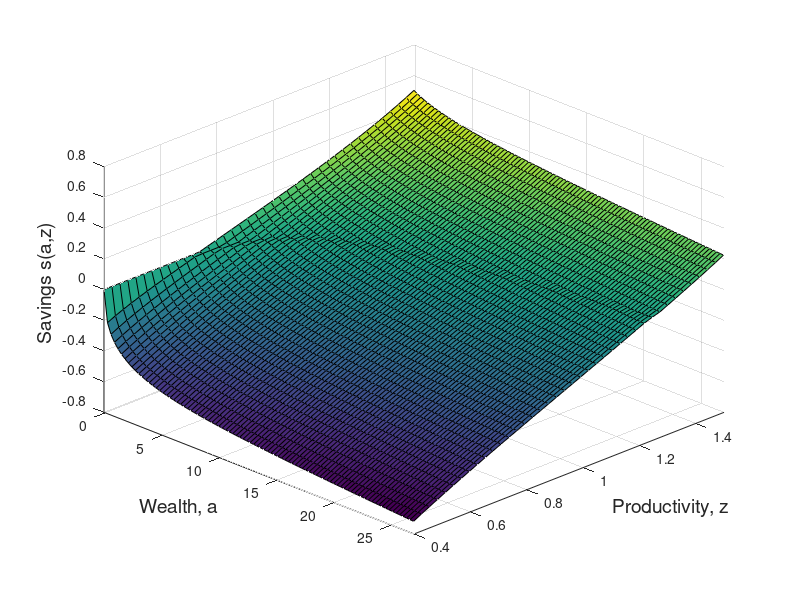

MATLAB code for this plot: (Note: this script raises an error after producing the figure.)
%Optimized for speed by SeHyoun Ahn

clear all; close all; clc;
tic;
ga = 2; %CRRA utility with parameter gamma
r = 0.04; %interest rate
rho = 0.05; %discount rate

% %ORNSTEIN-UHLENBECK PROCESS dlog(z) = -the*log(z)dt + sig2*dW
% %STATIONARY DISTRIBUTION IS log(z) ~ N(0,Var) WHERE Var = sig2/(2*the)
% sig2 = 0.05;
% % Corr = 0.85;
% Corr = 0.97;
% the = -log(Corr);
% Var = sig2/(2*the);
% logzmean = 0;
% zmean = logzmean + exp(Var/2); %MEAN OF LOG-NORMAL DISTRIBUTION N(0,Var)

%ORNSTEIN-UHLENBECK IN LEVELS
sig2 = 0.05;
Corr = 0.9;
the = -log(Corr);
Var = sig2/(2*the);
zmean = 1;

I=100;
amin = -0.1; %borrowing constraint
amax = 30;
a = linspace(amin,amax,I)';
da = (amax-amin)/(I-1);

J=40;
% zmin = exp(logzmean - 3 + Var/2);
% zmax = exp(logzmean + .3 + Var/2);
% zmin = 0.7;
% zmax = 1.25;
zmin = 0.4;
zmax = 1.5;
z = linspace(zmin,zmax,J);
dz = (zmax-zmin)/(J-1);
dz2 = dz^2;

% mu = (the*(logzmean - log(z)) + sig2/2).*z; %DRIFT (FROM ITO'S LEMMA)
% s2 = sig2.*z.^2; %VARIANCE (FROM ITO'S LEMMA)
%ORNSTEIN-UHLENBECK IN LEVELS
mu = the*(zmean - z); %DRIFT (FROM ITO'S LEMMA)
s2 = sig2.*ones(1,J); %VARIANCE (FROM ITO'S LEMMA)

% plot(log(z),normpdf(log(z),0,Var))
% plot(z,lognpdf(z,0,Var))

plot(z,normpdf(z,zmean,Var))

aa = a*ones(1,J);
zz = ones(I,1)*z;

maxit= 100;
crit = 10^(-6);
Delta = 1000;

Vaf = zeros(I,J);
Vab = zeros(I,J);
Vzf = zeros(I,J);
Vzb = zeros(I,J);
Vzz = zeros(I,J);
c = zeros(I,J);

%CONSTRUCT MATRIX Bswitch SUMMARIZING EVOLUTION OF z
chi =  - min(mu,0)/dz + s2/(2*dz2);
yy =  min(mu,0)/dz - max(mu,0)/dz - s2/dz2;
zeta = max(mu,0)/dz + s2/(2*dz2);

%This will be the upperdiagonal of the B_switch
updiag=zeros(I,1); %This is necessary because of the peculiar way spdiags is defined.
for j=1:J
    updiag=[updiag;repmat(zeta(j),I,1)];
end

%This will be the center diagonal of the B_switch
centdiag=repmat(chi(1)+yy(1),I,1);
for j=2:J-1
    centdiag=[centdiag;repmat(yy(j),I,1)];
end
centdiag=[centdiag;repmat(yy(J)+zeta(J),I,1)];

%This will be the lower diagonal of the B_switch
lowdiag=repmat(chi(2),I,1);
for j=3:J
    lowdiag=[lowdiag;repmat(chi(j),I,1)];
end

%Add up the upper, center, and lower diagonal into a sparse matrix
Aswitch=spdiags(centdiag,0,I*J,I*J)+spdiags(lowdiag,-I,I*J,I*J)+spdiags(updiag,I,I*J,I*J);

%INITIAL GUESS
v0 = (zz + r.*aa).^(1-ga)/(1-ga)/rho;
v = v0;

maxit = 20;

for n=1:maxit
    V = v;
    % forward difference
    Vaf(1:I-1,:) = (V(2:I,:)-V(1:I-1,:))/da;
    Vaf(I,:) = (z + r.*amax).^(-ga); %will never be used, but impose state constraint a<=amax just in case
    % backward difference
    Vab(2:I,:) = (V(2:I,:)-V(1:I-1,:))/da;
    Vab(1,:) = (z + r.*amin).^(-ga); %state constraint boundary condition
    
    I_concave = Vab > Vaf; %indicator whether value function is concave (problems arise if this is not the case)
    
    %consumption and savings with forward difference
    cf = Vaf.^(-1/ga);
    sf = zz + r.*aa - cf;
    %consumption and savings with backward difference
    cb = Vab.^(-1/ga);
    sb = zz + r.*aa - cb;
    %consumption and derivative of value function at steady state
    c0 = zz + r.*aa;
    Va0 = c0.^(-ga);
    
    % dV_upwind makes a choice of forward or backward differences based on
    % the sign of the drift
    If = sf > 0; %positive drift --> forward difference
    Ib = sb < 0; %negative drift --> backward difference
    I0 = (1-If-Ib); %at steady state
    %make sure backward difference is used at amax
    %     Ib(I,:) = 1; If(I,:) = 0;
    %STATE CONSTRAINT at amin: USE BOUNDARY CONDITION UNLESS sf > 0:
    %already taken care of automatically
    
    Va_Upwind = Vaf.*If + Vab.*Ib + Va0.*I0; %important to include third term
    
    c = Va_Upwind.^(-1/ga);
    u = c.^(1-ga)/(1-ga);
    
    %CONSTRUCT MATRIX A
    X = -min(sb,0)/da;
    Y = -max(sf,0)/da + min(sb,0)/da;
    Z = max(sf,0)/da;
    
    updiag=0; %This is needed because of the peculiarity of spdiags.
    for j=1:J
        updiag=[updiag;Z(1:I-1,j);0];
    end
    
    centdiag=reshape(Y,I*J,1);
    
    lowdiag=X(2:I,1);
    for j=2:J
        lowdiag=[lowdiag;0;X(2:I,j)];
    end
    
    AA =spdiags(centdiag,0,I*J,I*J)+spdiags([updiag;0],1,I*J,I*J)+spdiags([lowdiag;0],-1,I*J,I*J);
    
    A = AA + Aswitch;
    
    if max(abs(sum(A,2)))>10^(-9)
       disp('Improper Transition Matrix')
       break
    end
    
    B = (1/Delta + rho)*speye(I*J) - A;
    
    u_stacked = reshape(u,I*J,1);
    V_stacked = reshape(V,I*J,1);
    
    b = u_stacked + V_stacked/Delta;
    
    V_stacked = B\b; %SOLVE SYSTEM OF EQUATIONS
    
    V = reshape(V_stacked,I,J);
    
    Vchange = V - v;
    v = V;

    dist(n) = max(max(abs(Vchange)));
    if dist(n)<crit
        disp('Value Function Converged, Iteration = ')
        disp(n)
        break
    end
end
toc;


%%%%%%%%%%%%%%%%%%%%%%%%%%
% FOKKER-PLANCK EQUATION %
%%%%%%%%%%%%%%%%%%%%%%%%%%
AT = A';
b = zeros(I*J,1);

%need to fix one value, otherwise matrix is singular
i_fix = 1;
b(i_fix)=.1;
row = [zeros(1,i_fix-1),1,zeros(1,I*J-i_fix)];
AT(i_fix,:) = row;

%Solve linear system
gg = AT\b;
g_sum = gg'*ones(I*J,1)*da*dz;
gg = gg./g_sum;

g = reshape(gg,I,J);


%%%%%%%%%%
% GRAPHS %
%%%%%%%%%%
%SAVINGS POLICY FUNCTION
ss = zz + r.*aa - c;

icut = 90;
acut = a(1:icut);
sscut = ss(1:icut,:);
% set(gca,'FontSize',14)
% plot(a,ss,a,zeros(1,I),'--')
% xlabel('a')
% ylabel('s(a,z)')
% xlim([amin amax])

surf(acut,z,sscut')
view([45 35])
xlabel('Wealth, a','FontSize',14)
ylabel('Productivity, z','FontSize',14)
zlabel('Savings s(a,z)','FontSize',14)
xlim([amin amax-3])
ylim([zmin zmax])
print -depsc HJB_diffusion.eps

%WEALTH DISTRIBUTION
icut = 30;
acut = a(1:icut);
gcut = g(1:icut,:);

% figure; hold on;
% surf(acut,z,gcut')
% planeimg = abs(gcut');
% imgzposition = -0.002;
% amax2 = max(acut);
% surf([amin amax2],[zmin zmax],repmat(imgzposition, [2 2]),planeimg,'facecolor','texture')
% colormap(jet);
% view([55 35])
% xlabel('Wealth, a','FontSize',14)
% ylabel('Productivity, z','FontSize',14)
% zlabel('Density g(a,z)','FontSize',14)
% % print -depsc densities_diffusion.eps

surf(acut,z,gcut')
view([45 35])
xlabel('Wealth, a','FontSize',14)
ylabel('Productivity, z','FontSize',14)
zlabel('Density g(a,z)','FontSize',14)
xlim([amin max(acut)])
ylim([zmin zmax])
alpha(.7)
print -depsc densities_diffusion.eps